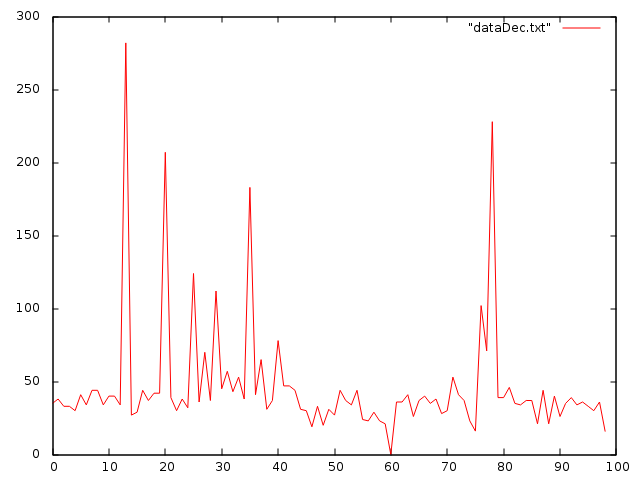

This figure's gnuplot source:
plot "dataDec.txt" with lines
pause mouse key
